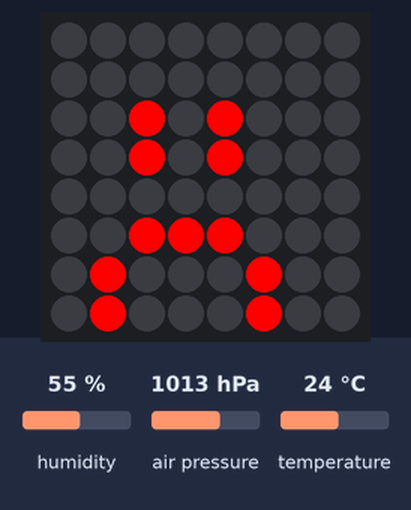
A program run on a simulated Raspberry Pi (BCM pin numbers) with a Sense HAT. On the bench: the Sense HAT's 8×8 RGB LED matrix. The test bench sets the inputs (shaded band); at power-on: humidity 55 %, air pressure 1013 hPa, temperature 24 °C. What the program prints to the terminal is not drawn. At 0.0 s the program stops and its outputs stay as they are.

Above: at 0.1 s.

The program:

main.py
```python
from sense_hat import SenseHat
import time

sense = SenseHat()
sense.clear()

#International Space Station (ISS) conditions:
    #Temperature: 18-26 Celsius
    #Pressure: 979-1027 hPa
    #Humidity: 60%

g = (0, 255, 0)
r = (255, 0, 0)
b = (0, 0, 0)

t = sense.get_temperature()
p = sense.get_pressure()
h = sense.get_humidity()

t = round(t, 0)
p = round(p, 0)
h = round(h, 0)

print(t)
print(p)
print(h)

if(((t >= 18) and (t <= 26)) and ((p >= 979) and (p <= 1027)) and (h == 60)):

  smile = [
    b, b, b, b, b, b, b, b,
    b, b, b, b, b, b, b, b,
    b, b, g, b, g, b, b, b,
    b, b, g, b, g, b, b, b,
    b, g, b, b, b, g, b, b,
    b, g, b, b, b, g, b, b,
    b, b, g, g, g, b, b, b,
    b, b, b, b, b, b, b, b,
  ]
  sense.set_pixels(smile)
  print("Yay, space!")

else:
  sad = [
    b, b, b, b, b, b, b, b,
    b, b, b, b, b, b, b, b,
    b, b, r, b, r, b, b, b,
    b, b, r, b, r, b, b, b,
    b, b, b, b, b, b, b, b,
    b, b, r, r, r, b, b, b,
    b, r, b, b, b, r, b, b,
    b, r, b, b, b, r, b, b,
  ]
  sense.set_pixels(sad)
  print("conditions not met")
```
